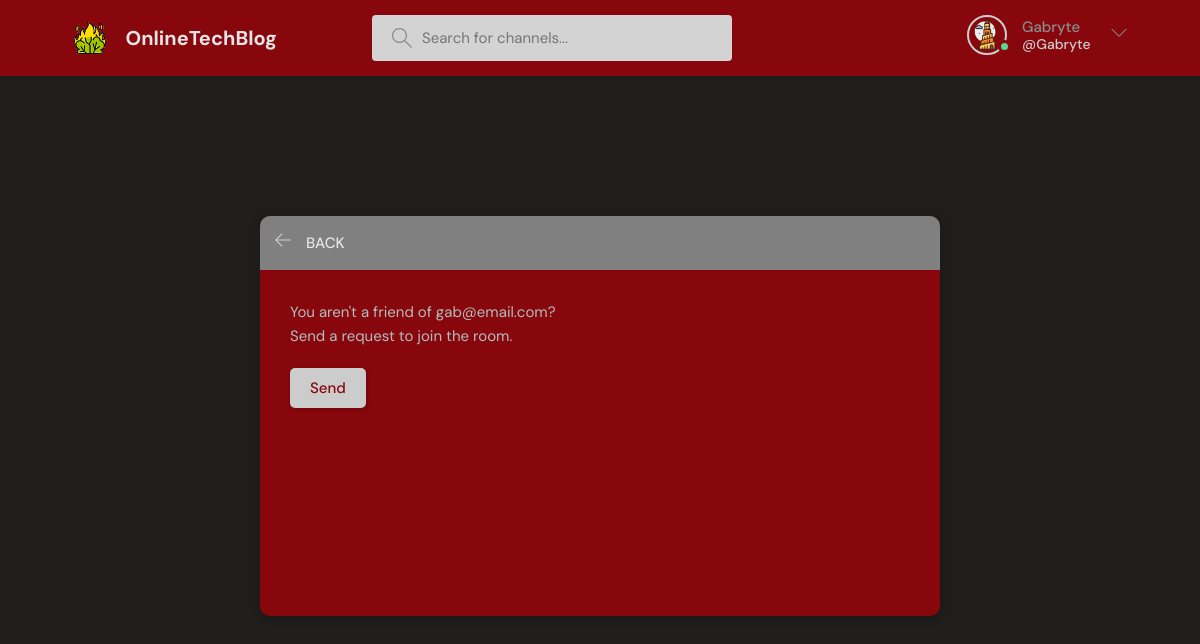
The app's page /check/11 (signed in) with its own data.
### baseProject/models.py (models this page shows, shortened)
class User(AbstractUser):
    name = models.CharField(max_length=200, null=True)
    surname = models.CharField(max_length=200, null=True)
    email = models.EmailField(unique=True,null=True)
    status = models.TextField(null=True)
    icon = models.ImageField(null=True, default="userBase.svg")
    showFriendsMessages = models.BooleanField(default=False)
    USERNAME_FIELD = 'email'
    REQUIRED_FIELDS = []

class Room(models.Model):
    host = models.ForeignKey(User, on_delete=models.SET_NULL, null=True)
    participants = models.ManyToManyField(User, related_name='participants', blank=True)
    topic = models.ForeignKey(Topic, null=True, blank=True,on_delete=models.SET_NULL)
    name = models.CharField(max_length=200, unique=True)
    description = models.TextField(null=True, blank=True)
    friendsOnly = models.BooleanField(default=False)
    updated = models.DateTimeField(auto_now=True)
    created = models.DateTimeField(auto_now_add=True)
    class Meta:
        ordering = ('-updated','-created')

### baseProject/views.py (the view)
# urls.py: path('check/<str:pk>',views.friendCheck,name='check'),
def friendCheck(request, pk):
    if request.user.is_authenticated:
        room = Room.objects.get(id=pk)
        if(room.friendsOnly == False):
            return redirect('room', pk=room.id)
        else:
            if(checkIfFriends(request, room.host) == True):
                return redirect('room', pk=room.id)
            else:
                return render(request, 'baseProject/notFriends.html', {'room': room})
    else:
        return redirect('loginPage')

### baseProject/views.py (called while the page is built)
def checkIfFriends(request, userSearched):
    alreadyFriends = False
    friends = getUserFriends(request)
    if friends.contains(userSearched):
        alreadyFriends = True
    return alreadyFriends

### baseProject/templates/baseProject/notFriends.html (shortened to what this page needs)
{% extends 'main.html' %}
{% block content %}
    <main class="delete-item layout">
        <div class="container">
            <div class="layout__box">
                <div class="layout__boxHeader">
                    <div class="layout__boxTitle">
                        <a href="{% url 'home'%}">
                            <svg version="1.1" xmlns="http://www.w3.org/2000/svg" width="32" height="32"
                                viewBox="0 0 32 32">
                                <title>arrow-left</title>
                                <path
                                    d="M13.723 2.286l-13.723 13.714 13.719 13.714 1.616-1.611-10.96-10.96h27.625v-2.286h-27.625l10.965-10.965-1.616-1.607z">
                                </path>
                            </svg>
                        </a>
                        <h3>Back</h3>
                    </div>
                </div>
                <div class="layout__body">
                    <form class="form" method="POST" action="{% url 'send_friend_request' room.host.id%}">
                        <div class="form__group">
                            <p>You aren't a friend of {{ room.host }}?</p>
                            <p>Send a request to join the room.</p>
                        </div>
                        <div class="for__group">
                            <input class="btn btn--main" type="submit" value="Send" />
                        </div>
                    </form>
                </div>
            </div>
        </div>
    </main>
{% endblock content %}

### templates/header.html (shortened to what this page needs)
{% load static %}
    <header class="header header--loggedIn">
      <div class="container">
        <a href="{% url 'home' %}" class="LOGO">
          <img src="{% static  'images/tower.png' %}" />
          <h1>OnlineTechBlog</h1>
        </a>
        <form class="searchBar" method="GET" action="{% url 'home'  %}">
          <label>
            <input name="q" placeholder="Search for channels..." />
          </label>
        </form>
        <nav class="header__menu">
          {% if request.user.is_authenticated %}
          <div class="UserOptions">
            <a href="{% url 'user-profile' request.user.id %}">
              <div class="avatar avatar--medium active">
                <img src="{{request.user.icon.url}}" />
              </div>
              <p>{{ request.user.username }} <span>@{{ request.user.username }}</span></p>
            </a>
            <button class="dropdown-button">
              <svg version="1.1" xmlns="http://www.w3.org/2000/svg" width="32" height="32" viewBox="0 0 32 32">
                <title>chevron-down</title>
                <path d="M16 21l-13-13h-3l16 16 16-16h-3l-13 13z"></path>
              </svg>
            </button>
          </div>
              {% else %}
           <a href="{% url 'loginPage' %}">
            <img src="{% static 'images/emptyusericon.svg' %}"/>
            <p>Login</p>
          </a>
           {% endif %}
        </nav>
      </div>
    </header>

### static/styles/style.css (style rules this page uses)
:root { --color-mainStructure-light: #e1f6fb; --color-light: #e5e5e5; --color-gray: #8b8b8b; --color-light-gray: #b2bdbd; --bg: #201d1d; --success: #5dd693; --error: #fc4b0b; --obscure-color: #87070d; --obscure-color-medium: lightgray; --obscure-color-light: gray; --color-mainStructure: #ccc; }
* { font-family: "DM Sans", -apple-system, BlinkMacSystemFont, "Segoe UI", Roboto, Oxygen, Ubuntu, Cantarell, "Open Sans", "Helvetica Neue", sans-serif; margin: 0; padding: 0; box-sizing: border-box; text-rendering: optimizeLegibility; font-size: inherit; }
html { font-size: 56.25%; }
@media only screen and (min-width: 1200px) { html { font-size: 62.5%; } }
body { line-height: 1.6; font-weight: 400; font-size: 1.5rem; color: var(--color-light-gray); background-color: var(--bg); min-height: 100vh; }
img { width: 100%; }
a { display: inline-block; color: var(--color-mainStructure); text-decoration: none; }
.container { max-width: 120rem; width: 90%; margin: auto; }
.btn { background-color: transparent; border: none; display: inline-flex; align-items: center; gap: 1rem; cursor: pointer; transition: all ease-in-out 0.3s; padding: 1rem 2rem; border-radius: 5px; box-shadow: 1px 1px 3px 1px rgba(0, 0, 0, 0.15); font-weight: 500; }
.btn--main { background-color: var(--color-mainStructure); color: var(--obscure-color); }
.avatar { position: relative; display: inline-block; border-radius: 50%; border: 2px solid var(--color-mainStructure); }
.avatar img { display: block; border-radius: 50%; object-fit: cover; object-position: center; }
.avatar::after { content: ""; display: block; position: absolute; background-color: var(--color-gray); z-index: 111; border-radius: 50%; border: 0.3rem solid var(--obscure-color); }
.avatar.active::after { background-color: var(--success); }
.avatar.avatar--medium img { width: 3.6rem; height: 3.6rem; border-radius: 50%; }
.avatar.avatar--medium:after { width: 0.7rem; height: 0.7rem; bottom: 0px; right: -6px; }
.header { padding: 1.5rem; background-color: var(--obscure-color); }
.header > .container { display: flex; gap: 9.5rem; }
.LOGO, .UserOptions { display: flex; gap: 2rem; align-items: center; }
.LOGO > img { height: 3.2rem; width: 3.2rem; }
.LOGO > h1 { font-weight: 700; font-size: 2rem; color: var(--color-light); }
.searchBar > label { background-color: var(--obscure-color-medium); padding: 1.3rem 1rem; display: flex; align-items: center; gap: 1rem; border-radius: 4px; }
.searchBar svg { fill: var(--color-gray); width: 2rem; height: 2rem; margin-left: 1rem; }
.searchBar input { width: 30rem; background: transparent; border: none; outline: none; color: gray; }
.header__menu { margin-left: auto; position: relative; }
.header__menu a { display: flex; gap: 1.5rem; align-items: center; font-weight: 500; text-decoration: none; color: var(--color-gray); }
.header__menu img { height: 3.6rem; }
.header__menu p { line-height: 1.2; }
.header__menu span { color: var(--color-mainStructure); font-weight: 500; font-size: 1.4rem; display: block; }
.header__menu svg { width: 1.6rem; height: 1.6rem; fill: var(--obscure-color-light); }
.dropdown-button { background: transparent; border: 0; outline: 0; cursor: pointer; }
.layout { margin-top: 2.4rem; }
.layout > .container { display: flex; justify-content: space-between; align-items: flex-start; }
.layout__box { width: 90%; max-width: 48rem; min-height: 40rem; position: absolute; top: 50%; left: 50%; transform: translate(-50%, -46%); background-color: var(--obscure-color); border-radius: 1rem; box-shadow: 1px 1px 6px 3px rgba(0, 0, 0, 0.1); overflow: hidden; }
.layout__boxHeader { display: flex; padding: 1.5rem; background-color: var(--obscure-color-light); }
.layout__boxTitle { display: flex; gap: 1.5rem; align-items: center; }
.layout__boxTitle h3 { text-transform: uppercase; font-weight: 500; color: var(--color-light); }
.layout__boxTitle svg { width: 1.6rem; height: 1.6rem; fill: var(--color-mainStructure); }
.layout__body { margin: 3rem; }
.form__group { margin-bottom: 2rem; width: 100%; }
.delete-item.layout .layout__box { max-width: 68rem; }

### records on screen
User: user.icon (picture), user.username "Gabryte"
Room: host "gab@email.com"
